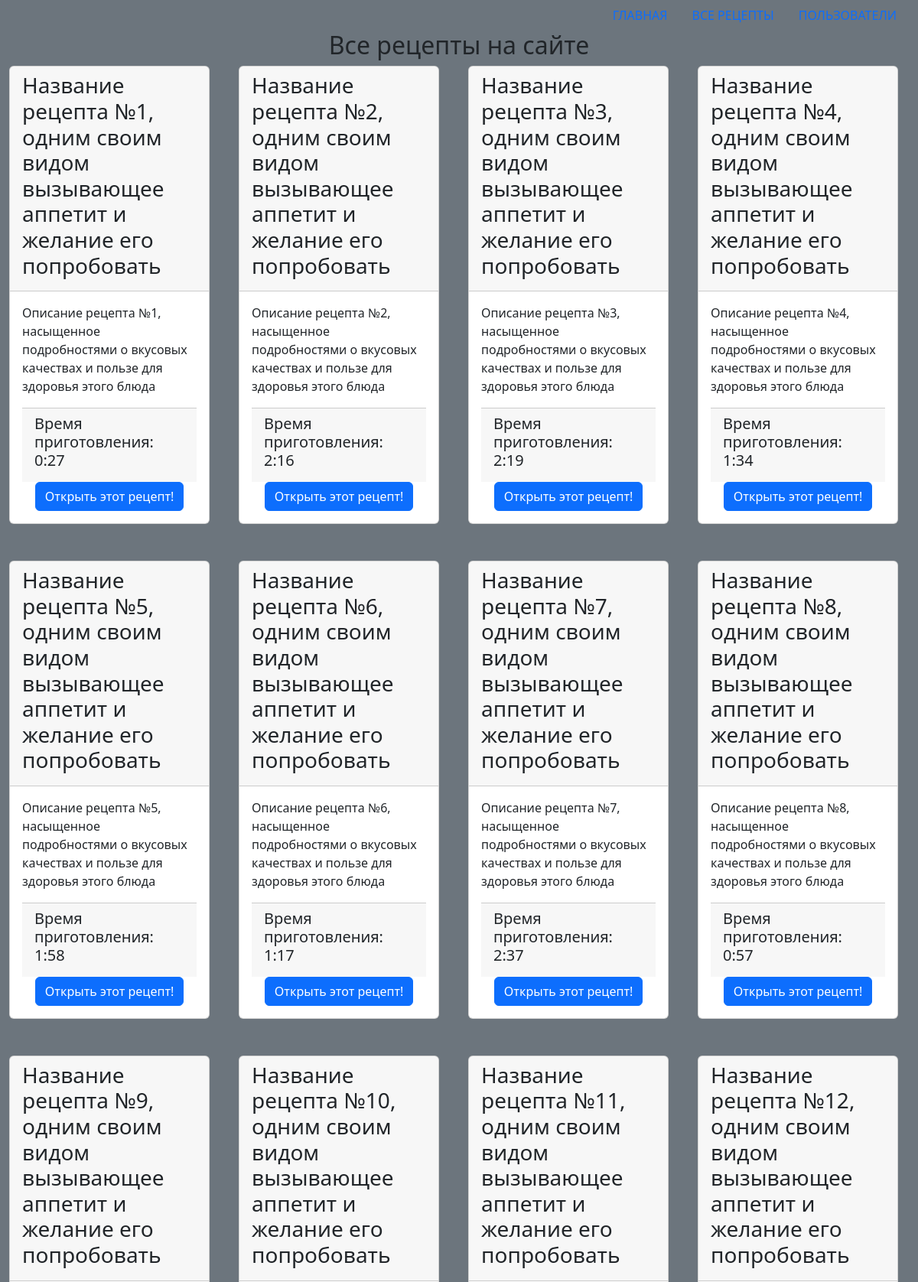
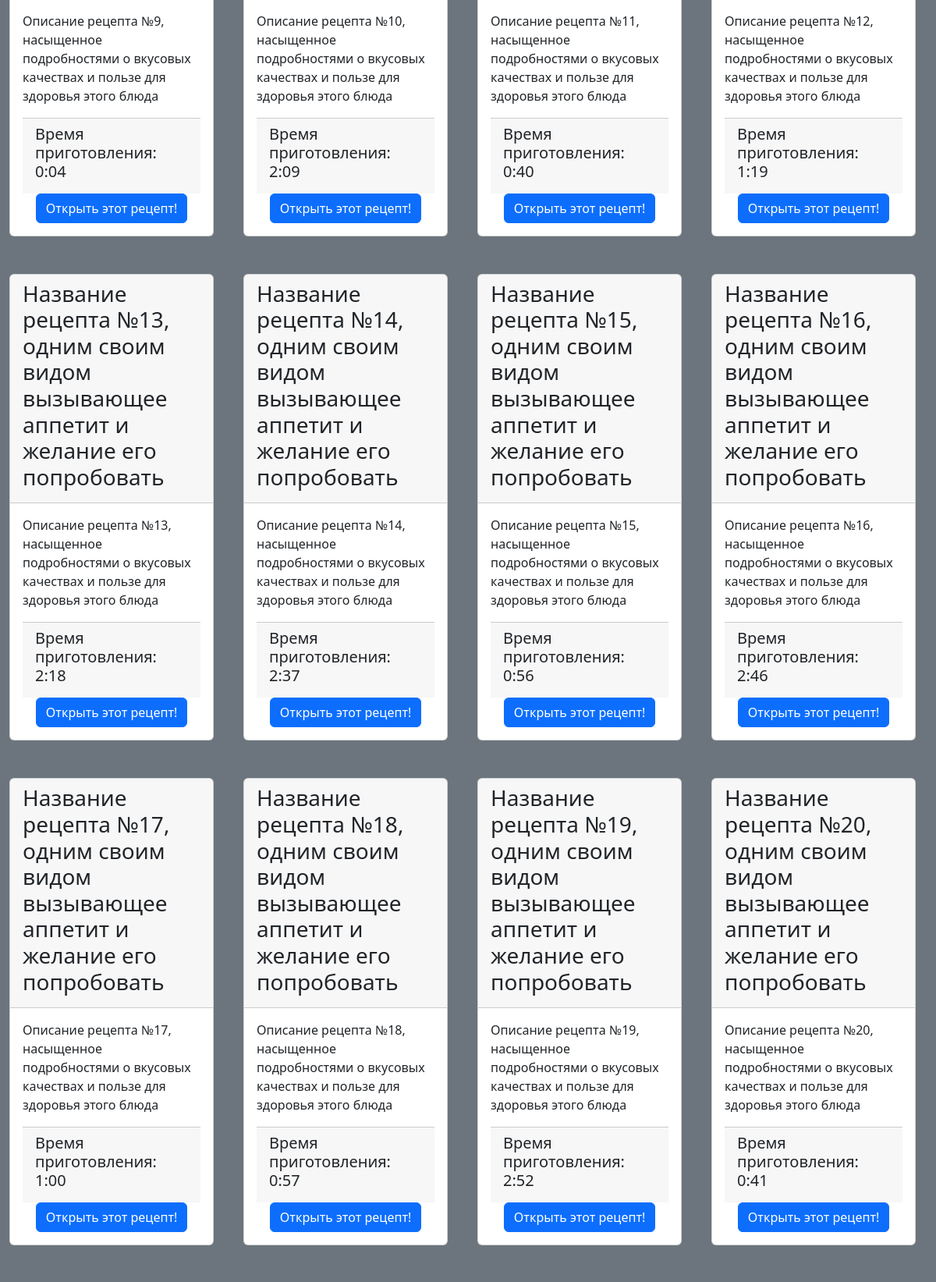
The app's page /recipes/ (upper part) with its own data (2 pictures, top to bottom).
### recipes/models.py (models this page shows, shortened)
class Recipe(models.Model):
    title = models.CharField(max_length=200)
    description = models.TextField()
    ingredients = models.TextField()
    instructions = models.TextField()
    time_to_cook = models.TimeField(null=True, blank=True, default='Неизвестно')
    author = models.CharField(max_length=50, default='Неизвестно')
    add_date = models.DateTimeField(auto_now_add=True)

### recipes/views.py (the view)
# urls.py: path('recipes/', views.show_all_recipes, name='recipes'),
def show_all_recipes(request):
    return render(request, 'recipes.html', context={'title': 'Все рецепты на сайте',
                                                    'recipes': Recipe.objects.all(),
                                                    'footer': 'Надеемся, в нашли для себя что-то новое и '
                                                              'вкусное =)'})

### recipes/templates/recipes.html (shortened to what this page needs)
{% extends 'base.html' %}
{% block content %}
<div class="container-fluid">
    <div class="row gy-5">
    {% for recipe in recipes %}
        <div class="col-xs-12 col-sm-6 col-lg-4 col-xl-3 recipe-card">
            <div class="card" style="width: 95%">
                <div class="card-header">
                    <h3 align="stretch">{{ recipe.title }}</h3>
                </div>
                <div class="card-body">
                    <p>{{ recipe.description }}</p>
                    <div class="card-footer">
                        <h5>Время приготовления: {{ recipe.time_to_cook }}</h5>
                    </div>
                    <div class="button" align="center">
                        <a href="/recipe/{{ recipe.id }}" class="btn btn-primary">Открыть этот рецепт!</a>
                    </div>
                </div>
            </div>
        </div>
    {% endfor %}
    </div>
</div>
{% endblock %}<br><br><br>
{% block add_button%}
<br>
{% endblock %}

### records on screen
Recipe: title "Название рецепта №1, одним своим видом вызывающее аппетит и желание его попробовать", description "Описание рецепта №1, насыщенное подробностями о вкусовых качествах и пользе для здоровья этого блюда", time_to_cook "0:27"
Recipe: title "Название рецепта №2, одним своим видом вызывающее аппетит и желание его попробовать", description "Описание рецепта №2, насыщенное подробностями о вкусовых качествах и пользе для здоровья этого блюда", time_to_cook "2:16"
Recipe: title "Название рецепта №3, одним своим видом вызывающее аппетит и желание его попробовать", description "Описание рецепта №3, насыщенное подробностями о вкусовых качествах и пользе для здоровья этого блюда", time_to_cook "2:19"
Recipe: title "Название рецепта №4, одним своим видом вызывающее аппетит и желание его попробовать", description "Описание рецепта №4, насыщенное подробностями о вкусовых качествах и пользе для здоровья этого блюда", time_to_cook "1:34"
Recipe: title "Название рецепта №5, одним своим видом вызывающее аппетит и желание его попробовать", description "Описание рецепта №5, насыщенное подробностями о вкусовых качествах и пользе для здоровья этого блюда", time_to_cook "1:58"
Recipe: title "Название рецепта №6, одним своим видом вызывающее аппетит и желание его попробовать", description "Описание рецепта №6, насыщенное подробностями о вкусовых качествах и пользе для здоровья этого блюда", time_to_cook "1:17"
Recipe: title "Название рецепта №7, одним своим видом вызывающее аппетит и желание его попробовать", description "Описание рецепта №7, насыщенное подробностями о вкусовых качествах и пользе для здоровья этого блюда", time_to_cook "2:37"
Recipe: title "Название рецепта №8, одним своим видом вызывающее аппетит и желание его попробовать", description "Описание рецепта №8, насыщенное подробностями о вкусовых качествах и пользе для здоровья этого блюда", time_to_cook "0:57"
Recipe: title "Название рецепта №9, одним своим видом вызывающее аппетит и желание его попробовать", description "Описание рецепта №9, насыщенное подробностями о вкусовых качествах и пользе для здоровья этого блюда", time_to_cook "0:04"
Recipe: title "Название рецепта №10, одним своим видом вызывающее аппетит и желание его попробовать", description "Описание рецепта №10, насыщенное подробностями о вкусовых качествах и пользе для здоровья этого блюда", time_to_cook "2:09"
Recipe: title "Название рецепта №11, одним своим видом вызывающее аппетит и желание его попробовать", description "Описание рецепта №11, насыщенное подробностями о вкусовых качествах и пользе для здоровья этого блюда", time_to_cook "0:40"
Recipe: title "Название рецепта №12, одним своим видом вызывающее аппетит и желание его попробовать", description "Описание рецепта №12, насыщенное подробностями о вкусовых качествах и пользе для здоровья этого блюда", time_to_cook "1:19"
Recipe: title "Название рецепта №13, одним своим видом вызывающее аппетит и желание его попробовать", description "Описание рецепта №13, насыщенное подробностями о вкусовых качествах и пользе для здоровья этого блюда", time_to_cook "2:18"
Recipe: title "Название рецепта №14, одним своим видом вызывающее аппетит и желание его попробовать", description "Описание рецепта №14, насыщенное подробностями о вкусовых качествах и пользе для здоровья этого блюда", time_to_cook "2:37"
Recipe: title "Название рецепта №15, одним своим видом вызывающее аппетит и желание его попробовать", description "Описание рецепта №15, насыщенное подробностями о вкусовых качествах и пользе для здоровья этого блюда", time_to_cook "0:56"
Recipe: title "Название рецепта №16, одним своим видом вызывающее аппетит и желание его попробовать", description "Описание рецепта №16, насыщенное подробностями о вкусовых качествах и пользе для здоровья этого блюда", time_to_cook "2:46"
Recipe: title "Название рецепта №17, одним своим видом вызывающее аппетит и желание его попробовать", description "Описание рецепта №17, насыщенное подробностями о вкусовых качествах и пользе для здоровья этого блюда", time_to_cook "1:00"
Recipe: title "Название рецепта №18, одним своим видом вызывающее аппетит и желание его попробовать", description "Описание рецепта №18, насыщенное подробностями о вкусовых качествах и пользе для здоровья этого блюда", time_to_cook "0:57"
Recipe: title "Название рецепта №19, одним своим видом вызывающее аппетит и желание его попробовать", description "Описание рецепта №19, насыщенное подробностями о вкусовых качествах и пользе для здоровья этого блюда", time_to_cook "2:52"
Recipe: title "Название рецепта №20, одним своим видом вызывающее аппетит и желание его попробовать", description "Описание рецепта №20, насыщенное подробностями о вкусовых качествах и пользе для здоровья этого блюда", time_to_cook "0:41"

### other values on screen
{{ title }} "Все рецепты на сайте"
